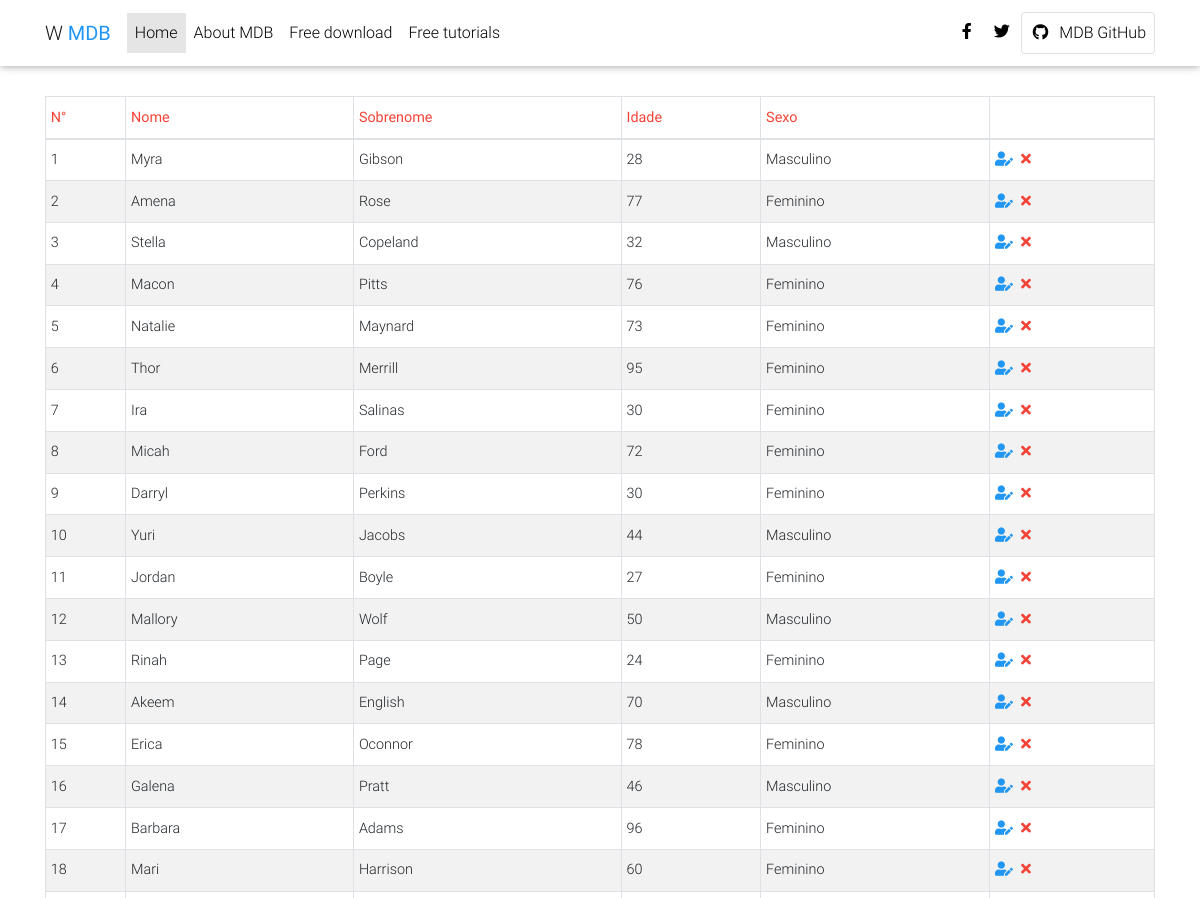
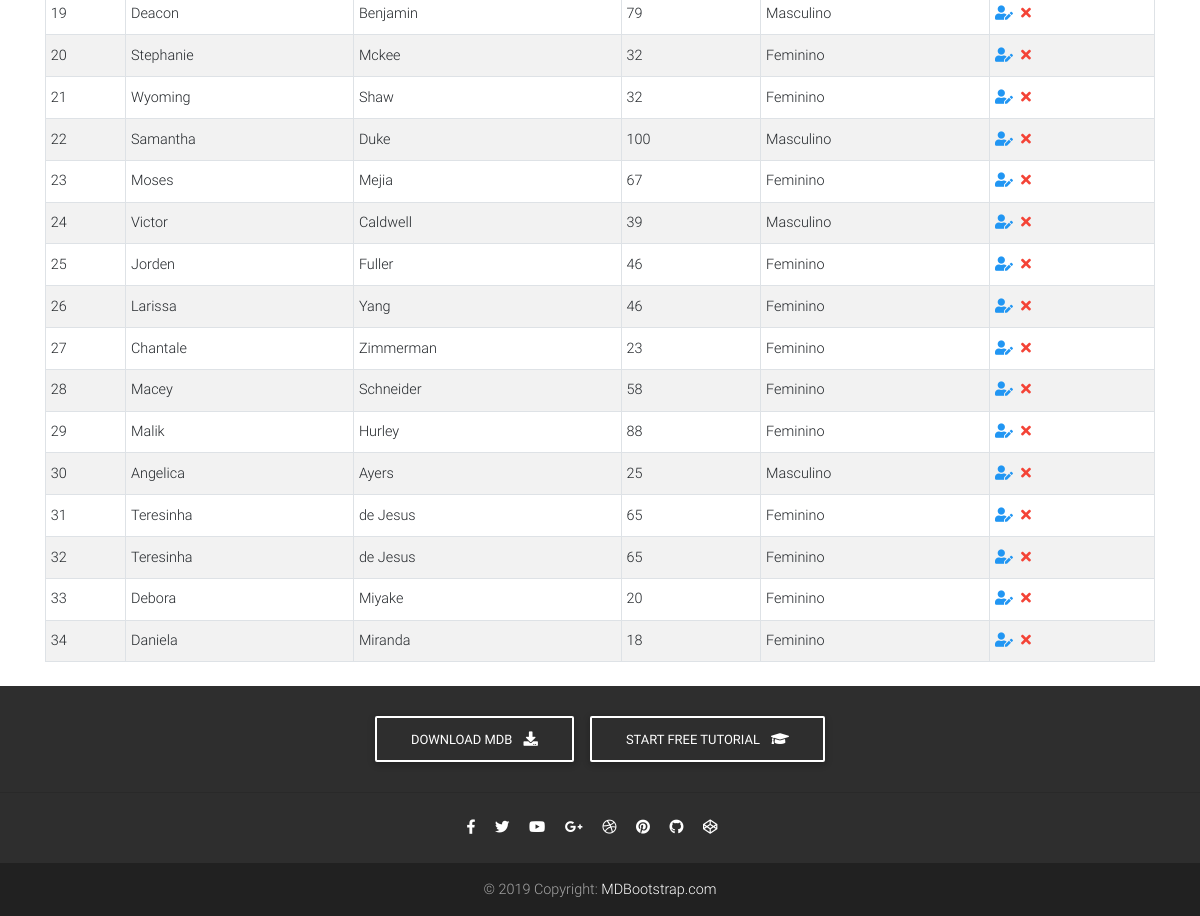
The app's page /index.php/cliente/lista with its own data (2 pictures, top to bottom).
### tables this page shows
CREATE TABLE `pessoa` (
  `id` mediumint(8) UNSIGNED NOT NULL,
  `nome` varchar(255) DEFAULT NULL,
  `sobrenome` varchar(255) DEFAULT NULL,
  `idade` mediumint(9) DEFAULT NULL,
  `sexo` varchar(255) DEFAULT NULL
);

### application/controllers/Cliente.php (called while the page is built, shortened)
<?php
class Cliente extends CI_Controller {
    public function lista() {
        $this->load->view('common/header.php');
        $this->load->view('exemplo/navbar');
        $this->load->model('ClienteModel', 'model');
        $data['tabela'] = $this->model->gera_tabela();
        $this->load->view('common/table.php',$data);
        $this->load->view('exemplo/rodape');
        $this->load->view('common/footer.php');
    }
}

### index.php (called while the page is built, shortened)
<?php
require_once BASEPATH.'core/CodeIgniter.php';

### application/models/ClienteModel.php (called while the page is built, shortened)
<?php
    include_once APPPATH. 'libraries/Pessoa.php';
    include_once APPPATH. 'libraries/component/Table.php';
    class ClienteModel extends CI_Model {
        public function gera_tabela() {
            $pessoa = new Pessoa();
            $data = $pessoa->lista();
            $label = ['N°', 'Nome', 'Sobrenome', 'Idade', 'Sexo'];
            $table = new table($data, $label);
            $table->addHeaderClass('red-text');
            $table->useZebra();
            $table->useActionButton();
            $table->useborder();
            $table->useHover();
            $table->smallRow();
            return $table->getHTML();
        }
    }
?>

### application/libraries/util/CI_Object.php (called while the page is built, shortened)
<?php
 class CI_Object {
        public function __get($key) {
            return get_instance()->$key;
        }
    }

### application/libraries/Pessoa.php (called while the page is built, shortened)
<?php
    include_once APPPATH. 'libraries/util/CI_Object.php';
    class Pessoa extends CI_Object {
    public function lista(){
          $rs =$this->db->get('pessoa');
        $result = $rs->result_array();
        return $result;
    }
}

### application/libraries/component/Table.php (the view, shortened to what this page needs)
<?php
    class Table extends Component{
        private $data;
        private $label;
        private $header_classes = '';
        private $body_classes = '';
        private $use_action_button = false;
        function __construct(array $data, array $label){
            $this->label = $label;
            $this->data = $data;
        }
        function getHTML(){
            $html = '<table class="table '.$this->body_classes.'">';
            $html .= $this->header();
            $html .= $this->body();
            $html .= '</table>';
            return $html;
        }
        public function addHeaderClass($class){
            $this->header_classes .= $class.'';
        }
        private function header(){
            $html = '<thead class="'.$this->header_classes.'"><tr>';
            foreach ($this->label as $name){
                $html .= '<th scope="col">'.$name.'</th>';
            }
            if($this->use_action_button){
                $html .='<th scope="col"></th>';
            }
            $html .= '</tr></thead>';
            return $html;
        }
        private function body(){
            $html = '<tbody>';
            foreach ($this->data as $row) {
                $html .='<tr>';
                $html .='</tr>';
            foreach($row as $cel){
                $html .= '<td>'. $cel. '</td>';
            }
            if($this->use_action_button){
                $html .='<td>'.$this->action_buttons($row['id']).'</td>';
            }
            $html .= '<tr>';
        }
            $html .= '</tbody>';
            return $html;
        }
       private function action_buttons($id){
        $html = '<a href="'.base_url('cliente/editar/'.$id).'">';
        $html .='<i title="Editar" class="fas fa-user-edit blue-text mr-2"></i></a>';
        $html .= '<a href="'.base_url('cliente/deletar/'.$id).'">';
        $html .='<i title="Deletar" class="fas fa-times red-text mr-2"></i></a>';
        return $html;
       }
        public function useZebra(){
            $this->body_classes .= 'table-striped ';
        }
        public function useBorder(){
            $this->body_classes .= 'table-bordered ';
        }
        public function useHover(){
            $this->body_classes .= 'table-hover ';
        }
        public function smallRow(){
            $this->body_classes .= 'table-sm ';
        }
        public function useActionButton(){
            $this->use_action_button .= true;
        }
}

### application/views/common/header.php (shortened to what this page needs)
<!DOCTYPE html>
<html lang="en">
<head>
  <link rel="stylesheet" href="https://use.fontawesome.com/releases/v5.8.2/css/all.css">
  <link href="<?= base_url('assets/mdb/css/bootstrap.min.css') ?>" rel="stylesheet">
  <link href="<?= base_url('assets/mdb/css/mdb.min.css') ?>" rel="stylesheet">
  <link href="<?= base_url('assets/mdb/css/style.css') ?>" rel="stylesheet">
</head>
<body>

### application/views/exemplo/navbar.php (shortened to what this page needs)
<header>
<nav class="navbar fixed-top navbar-expand-lg navbar-light white scrolling-navbar">
      <div class="container">
        <a class="navbar-brand waves-effect" href="https://mdbootstrap.com/docs/jquery/" target="_blank">W
          <strong class="blue-text">MDB</strong>
        </a>
        <div class="collapse navbar-collapse" id="navbarSupportedContent">
          <ul class="navbar-nav mr-auto">
            <li class="nav-item active">
              <a class="nav-link waves-effect" href="#">Home
              </a>
            </li>
            <li class="nav-item">
              <a class="nav-link waves-effect" href="https://mdbootstrap.com/docs/jquery/" target="_blank">About MDB</a>
            </li>
            <li class="nav-item">
              <a class="nav-link waves-effect" href="https://mdbootstrap.com/docs/jquery/getting-started/download/"
                target="_blank">Free download</a>
            </li>
            <li class="nav-item">
              <a class="nav-link waves-effect" href="https://mdbootstrap.com/education/bootstrap/" target="_blank">Free
                tutorials</a>
            </li>
          </ul>
          <ul class="navbar-nav nav-flex-icons">
            <li class="nav-item">
              <a href="https://www.facebook.com/mdbootstrap" class="nav-link waves-effect" target="_blank">
                <i class="fab fa-facebook-f"></i>
              </a>
            </li>
            <li class="nav-item">
              <a href="https://twitter.com/MDBootstrap" class="nav-link waves-effect" target="_blank">
                <i class="fab fa-twitter"></i>
              </a>
            </li>
            <li class="nav-item">
              <a href="https://github.com/mdbootstrap/bootstrap-material-design" class="nav-link border border-light rounded waves-effect"
                target="_blank">
                <i class="fab fa-github mr-2"></i>MDB GitHub
              </a>
            </li>
          </ul>
        </div>
      </div>
    </nav>
</header>

### application/views/common/table.php
<div class="container mt-5"> <br/> <br/>
    <?= $tabela ?>
</div>

### application/views/exemplo/rodape.php
<footer class="page-footer text-center font-small  elegant-color mt-4 wow fadeIn">
    <div class="pt-4">
        <a class="btn btn-outline-white" href="https://mdbootstrap.com/docs/jquery/getting-started/download/" target="_blank"
            role="button">Download MDB
            <i class="fas fa-download ml-2"></i>
        </a>
        <a class="btn btn-outline-white" href="https://mdbootstrap.com/education/bootstrap/" target="_blank" role="button">Start
            free tutorial
            <i class="fas fa-graduation-cap ml-2"></i>
        </a>
    </div>
    <hr class="my-4">
    <div class="pb-4">
        <a href="https://www.facebook.com/mdbootstrap" target="_blank">
            <i class="fab fa-facebook-f mr-3"></i>
        </a>
        <a href="https://twitter.com/MDBootstrap" target="_blank">
            <i class="fab fa-twitter mr-3"></i>
        </a>
        <a href="https://www.youtube.com/watch?v=7MUISDJ5ZZ4" target="_blank">
            <i class="fab fa-youtube mr-3"></i>
        </a>
        <a href="https://plus.google.com/u/0/b/107863090883699620484" target="_blank">
            <i class="fab fa-google-plus-g mr-3"></i>
        </a>
        <a href="https://dribbble.com/mdbootstrap" target="_blank">
            <i class="fab fa-dribbble mr-3"></i>
        </a>
        <a href="https://pinterest.com/mdbootstrap" target="_blank">
            <i class="fab fa-pinterest mr-3"></i>
        </a>
        <a href="https://github.com/mdbootstrap/bootstrap-material-design" target="_blank">
            <i class="fab fa-github mr-3"></i>
        </a>
        <a href="http://codepen.io/mdbootstrap/" target="_blank">
            <i class="fab fa-codepen mr-3"></i>
        </a>
    </div>
    <div class="footer-copyright py-3 elegant-color-dark">
        © 2019 Copyright:
        <a href="https://mdbootstrap.com/education/bootstrap/" target="_blank"> MDBootstrap.com </a>
    </div>
  </footer>

### application/views/common/footer.php (shortened to what this page needs)
</body>
</html>

### records on screen
pessoa: id "1", nome "Myra", sobrenome "Gibson", idade "28", sexo "Masculino"
pessoa: id "2", nome "Amena", sobrenome "Rose", idade "77", sexo "Feminino"
pessoa: id "3", nome "Stella", sobrenome "Copeland", idade "32", sexo "Masculino"
pessoa: id "4", nome "Macon", sobrenome "Pitts", idade "76", sexo "Feminino"
pessoa: id "5", nome "Natalie", sobrenome "Maynard", idade "73", sexo "Feminino"
pessoa: id "6", nome "Thor", sobrenome "Merrill", idade "95", sexo "Feminino"
pessoa: id "7", nome "Ira", sobrenome "Salinas", idade "30", sexo "Feminino"
pessoa: id "8", nome "Micah", sobrenome "Ford", idade "72", sexo "Feminino"
pessoa: id "9", nome "Darryl", sobrenome "Perkins", idade "30", sexo "Feminino"
pessoa: id "10", nome "Yuri", sobrenome "Jacobs", idade "44", sexo "Masculino"
pessoa: id "11", nome "Jordan", sobrenome "Boyle", idade "27", sexo "Feminino"
pessoa: id "12", nome "Mallory", sobrenome "Wolf", idade "50", sexo "Masculino"
pessoa: id "13", nome "Rinah", sobrenome "Page", idade "24", sexo "Feminino"
pessoa: id "14", nome "Akeem", sobrenome "English", idade "70", sexo "Masculino"
pessoa: id "15", nome "Erica", sobrenome "Oconnor", idade "78", sexo "Feminino"
pessoa: id "16", nome "Galena", sobrenome "Pratt", idade "46", sexo "Masculino"
pessoa: id "17", nome "Barbara", sobrenome "Adams", idade "96", sexo "Feminino"
pessoa: id "18", nome "Mari", sobrenome "Harrison", idade "60", sexo "Feminino"
pessoa: id "19", nome "Deacon", sobrenome "Benjamin", idade "79", sexo "Masculino"
pessoa: id "20", nome "Stephanie", sobrenome "Mckee", idade "32", sexo "Feminino"
pessoa: id "21", nome "Wyoming", sobrenome "Shaw", idade "32", sexo "Feminino"
pessoa: id "22", nome "Samantha", sobrenome "Duke", idade "100", sexo "Masculino"
pessoa: id "23", nome "Moses", sobrenome "Mejia", idade "67", sexo "Feminino"
pessoa: id "24", nome "Victor", sobrenome "Caldwell", idade "39", sexo "Masculino"
pessoa: id "25", nome "Jorden", sobrenome "Fuller", idade "46", sexo "Feminino"
pessoa: id "26", nome "Larissa", sobrenome "Yang", idade "46", sexo "Feminino"
pessoa: id "27", nome "Chantale", sobrenome "Zimmerman", idade "23", sexo "Feminino"
pessoa: id "28", nome "Macey", sobrenome "Schneider", idade "58", sexo "Feminino"
pessoa: id "29", nome "Malik", sobrenome "Hurley", idade "88", sexo "Feminino"
pessoa: id "30", nome "Angelica", sobrenome "Ayers", idade "25", sexo "Masculino"
pessoa: id "31", nome "Teresinha", sobrenome "de Jesus", idade "65", sexo "Feminino"
pessoa: id "32", nome "Teresinha", sobrenome "de Jesus", idade "65", sexo "Feminino"
pessoa: id "33", nome "Debora", sobrenome "Miyake", idade "20", sexo "Feminino"
pessoa: id "34", nome "Daniela", sobrenome "Miranda", idade "18", sexo "Feminino"

### other values on screen
$name "N°"
$name "Nome"
$name "Sobrenome"
$name "Idade"
$name "Sexo"
